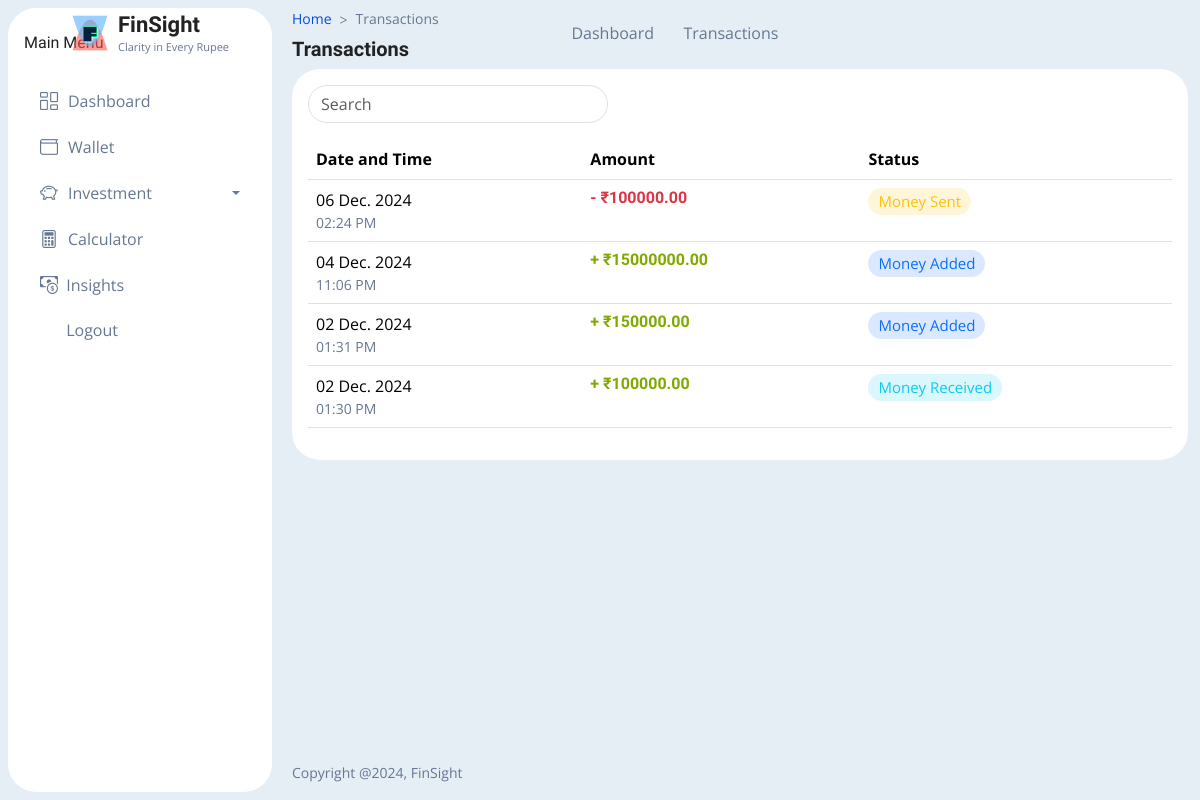
Page /dashboard/transaction/ (signed in) on the earlier database version.
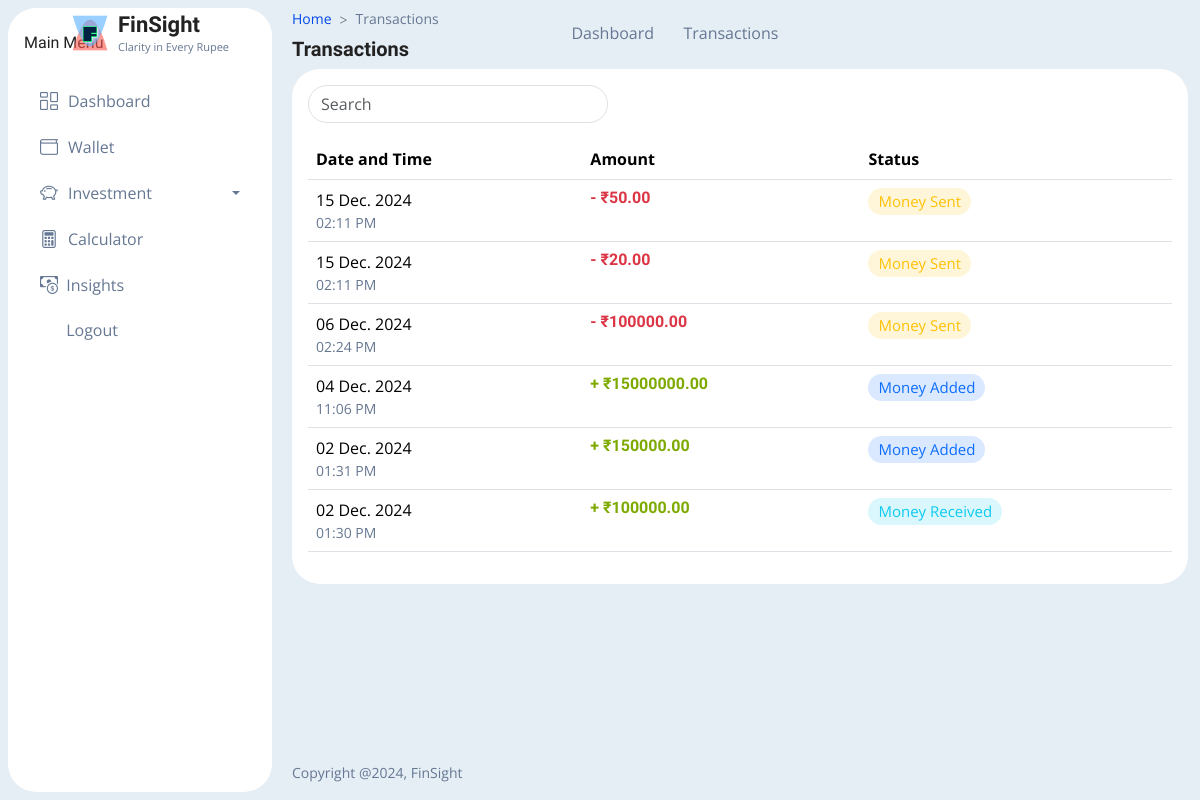
Same page on the later database version.
### dashboard/models.py (models this page shows, shortened)
class Transaction(models.Model):
    TRANSACTION_TYPE_CHOICES = [
        ('send', 'Send Money'),
        ('receive', 'Receive Money'),
        ('add', 'Add Money'),
        ('buy_stock', 'Buy Stock'),
        ('sell_stock', 'Sell Stock'),
    ]
    user = models.ForeignKey(User, on_delete=models.SET_NULL, related_name='transactions', null=True, blank=True)
    transaction_type = models.CharField(max_length=10, choices=TRANSACTION_TYPE_CHOICES)
    amount = models.DecimalField(max_digits=10, decimal_places=2)
    date = models.DateTimeField(auto_now_add=True)

### dashboard/views.py (the view)
# urls.py: path('dashboard/transaction/', transaction, name='transaction'),
def transaction(request):
    user = request.user
    transactions = Transaction.objects.filter(user=user).order_by('-date')  # Sort by date descending
    return render(request, 'transaction.html', {
        'transactions': transactions,
    })

### dashboard/templates/transaction.html (shortened to what the changed rows need)
{% load static %}
<!doctype html>
<html lang="en">
<head>
    <link rel="stylesheet" href="{% static 'css/style.css' %}">
</head>
<body
    class="main-bg main-bg-opac main-bg-blur adminuiux-sidebar-fill-white adminuiux-sidebar-boxed theme-blue roundedui"
    data-theme="theme-blue" data-sidebarfill="adminuiux-sidebar-fill-white" data-bs-spy="scroll"
    data-bs-target="#list-example" data-bs-smooth-scroll="true" tabindex="0">
    {% include 'header.html' %}
    <div class="adminuiux-wrap">
        <main class="adminuiux-content has-sidebar" onclick="contentClick()">
            <div class="container" id="main-content">
                <div class="card adminuiux-card mt-4 mb-0">
                    <div class="card-body">
                        <table id="dataTable" class="table w-100 nowrap">
                            <thead>
                                <tr>
                                    <th class="all">Date and Time</th>
                                    <th data-breakpoints="xs sm">Amount</th>
                                    <th data-breakpoints="xs sm">Status</th>
                                </tr>
                            </thead>
                            <tbody>
                                {% for transaction in transactions %}
                                <tr>
                                    <td>
                                        <p class="mb-0">{{ transaction.date|date:"d M. Y" }}</p>
                                        <p class="text-secondary small">{{ transaction.date|date:"h:i A" }}</p>
                                    </td>
                                    <td>
                                        {% if transaction.transaction_type == 'buy_stock' %}
                                        <h6 class="text-success">- ₹{{ transaction.amount }}</h6>
                                        {% elif transaction.transaction_type == 'receive' %}
                                        <h6 class="text-success">+ ₹{{ transaction.amount }}</h6>
                                        {% elif transaction.transaction_type == 'add' %}
                                        <h6 class="text-success">+ ₹{{ transaction.amount }}</h6>
                                        {% elif transaction.transaction_type == 'sell_stock' %}
                                        <h6 class="text-success">+ ₹{{ transaction.amount }}</h6>
                                        {% elif transaction.transaction_type == 'send' %}
                                        <h6 class="text-danger">- ₹{{ transaction.amount }}</h6>
                                        {% endif %}
                                    </td>
                                    <td>
                                        {% if transaction.transaction_type == 'buy_stock' %}
                                        <span class="badge badge-light rounded-pill text-bg-success">Shares Bought (Amount Deducted)</span>
                                        {% elif transaction.transaction_type == 'sell_stock' %}
                                        <span class="badge badge-light rounded-pill text-bg-danger">Shares Sold (Amount Added)</span>
                                        {% elif transaction.transaction_type == 'add' %}
                                        <span class="badge badge-light rounded-pill text-bg-primary">Money Added</span>
                                        {% elif transaction.transaction_type == 'send' %}
                                        <span class="badge badge-light rounded-pill text-bg-warning">Money Sent</span>
                                        {% elif transaction.transaction_type == 'receive' %}
                                        <span class="badge badge-light rounded-pill text-bg-info">Money Received</span>
                                        {% endif %}
                                    </td>
                                </tr>
                                {% endfor %}
                            </tbody>
                        </table>
                    </div>
                </div>
            </div>
        </main>
    </div>
</body>
</html>

Differences in the rows shown:
added Transaction: transaction_type "Money Sent"
added Transaction: transaction_type "Money Sent"
